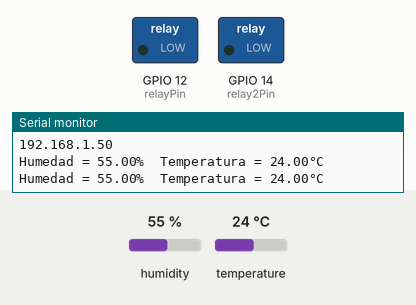
This sketch was run on a simulated ESP8266 (NodeMCU). Shown: switched loads named in the sketch (green lamp = pin HIGH), the last lines printed to the serial monitor. The inputs (shaded band) are chosen by the test bench; at power-on: temperature 24 °C, humidity 55 %. WiFi joins after 1.5 s; servers stay silent unless stated; uploads are accepted with an empty reply.

Above: at 3.4 s.
3.5 s: temperature set to 25.4 °C
At 6.0 s:
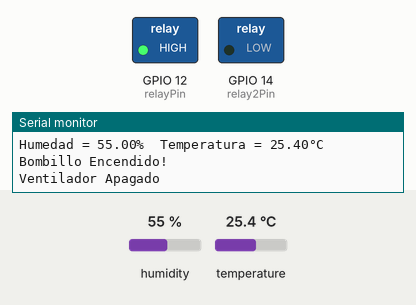
6.9 s: temperature set to 29.1 °C
10.3 s: temperature set to 30.7 °C
At 11.7 s:
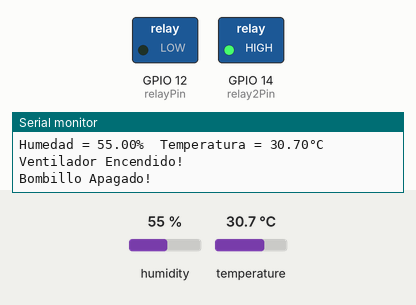
13.7 s: temperature set to 28.8 °C
17.1 s: temperature set to 27.4 °C
At 20.8 s:
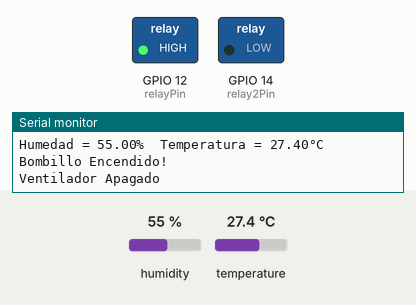
21.1 s: temperature set to 33 °C
At 22.6 s:
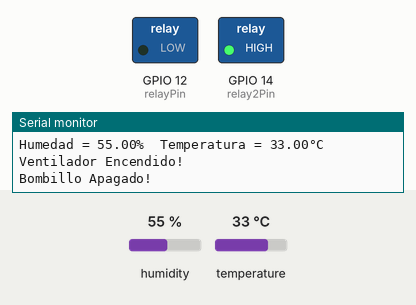
Timing chart, 0 to 24.1 s (numbered marks = the images above; inputs shaded):
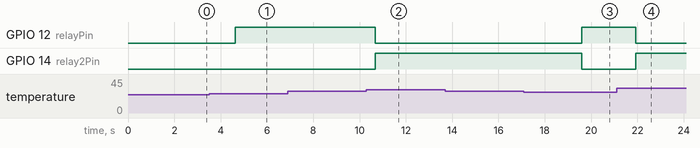

Measured:
- the behaviour switches between 25 and 25.1 °C on temperature (found by bisection; images 0 and 1)
- the behaviour switches between 29.9 and 30 °C on temperature (found by bisection; images 1 and 2)
- the behaviour switches between 28 and 27.9 °C on temperature (found by bisection; images 2 and 3)
- after the input at 3.5 s, GPIO 12 (relayPin): LOW → HIGH after 1.1 s
- after the input at 10.3 s, GPIO 12 (relayPin): HIGH → LOW after 0.37 s; GPIO 14 (relay2Pin): LOW → HIGH after 0.37 s
- after the input at 17.1 s, GPIO 12 (relayPin): LOW → HIGH after 2.5 s; GPIO 14 (relay2Pin): HIGH → LOW after 2.5 s
- after the input at 21.1 s, GPIO 12 (relayPin): HIGH → LOW after 0.83 s; GPIO 14 (relay2Pin): LOW → HIGH after 0.83 s

The sketch:

Idc_diplomado_web_server.ino
```cpp
#include <ESP8266WiFi.h>
const char ssid[]    = "Cisco_Taller";      // SSID
const char password[] = "incorrecta22";      // Password
const char host[] = "192.168.1.197";  // IP serveur - Server IP
const int   port = 80;            // Port serveur - Server Port
const int   watchdog = 5000;        // Fréquence du watchdog - Watchdog frequency
unsigned long previousMillis = millis();
const int relayPin = 12;  //D6
const int relay2Pin = 14; //D5

#include "DHT.h"        // including the library of DHT11 temperature and humidity sensor
#define DHTTYPE DHT22   // DHT 22

#define dht_dpin 15

DHT dht(dht_dpin, DHTTYPE);

void setup(void)
{
  dht.begin();
  Serial.begin(9600);
  pinMode(relayPin,OUTPUT);
  pinMode(relay2Pin, OUTPUT);
  Serial.println("Humedad y Temperatura\n\n");
  delay(700);
  WiFi.begin(ssid, password);
  while (WiFi.status() != WL_CONNECTED) {
  delay(500);
  Serial.print(".");
  }

  Serial.println("");
  Serial.println("WiFi connected");
  Serial.println("IP address: ");
  Serial.println(WiFi.localIP());
}

void loop() {
    float h = dht.readHumidity();
    float t = dht.readTemperature();
    Serial.print("Humedad = ");
    Serial.print(h);
    Serial.print("%  ");
    Serial.print("Temperatura = ");
    Serial.print(t);
    Serial.println("°C  ");
    //Control del relay
    if (t >= 30 ){
    digitalWrite(relayPin, LOW);
    Serial.println("Ventilador Encendido!");
    digitalWrite(relay2Pin, HIGH);
    Serial.println("Bombillo Apagado!");
    delay(1500);
    }
    //Control del relay2
    else if (t < 28 and t > 25 ){
    digitalWrite(relay2Pin, LOW);
    Serial.println("Bombillo Encendido!");
    digitalWrite(relayPin, HIGH);
    Serial.println("Ventilador Apagado");
    delay(1500);
    }

    unsigned long currentMillis = millis();

  if ( currentMillis - previousMillis > watchdog ) {
    previousMillis = currentMillis;
    WiFiClient client;

    if (!client.connect(host, port)) {
      Serial.println("Fallo al conectar");
      return;
    }

    String url = "/Idc_diplomado/index.php?temp=";
    url += t;
    url += "&hum=";
    url += h;

    // Enviamos petición al servidor
    client.print(String("GET ") + url + " HTTP/1.1\r\n" +
               "Host: " + host + "\r\n" +
               "Connection: close\r\n\r\n");
    unsigned long timeout = millis();
    while (client.available() == 0) {
      if (millis() - timeout > 5000) {
        Serial.println(">>> Client Timeout !");
        client.stop();
        return;
      }
    }

    // Leemos la respuesta del servidor
    while(client.available()){
      String line = client.readStringUntil('\r');
      Serial.print(line);
    }
  }
  delay(800);
}
```
